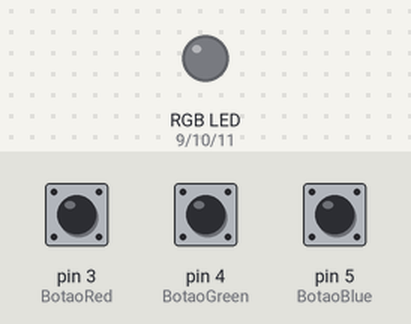
The sketch below on a simulated Arduino Uno, built with avr-gcc and run on an emulated ATmega328P. On the bench: an RGB LED mixed from three pins (HIGH = lit). The test bench sets the inputs (shaded band); at power-on: pin 3 (BotaoRed) LOW, pin 4 (BotaoGreen) LOW, pin 5 (BotaoBlue) LOW. Dim RGB values are drawn brighter than linear.

Above: at 1.2 s.
1.3 s: pin 3 (BotaoRed) pulled HIGH for 0.15 s
At 1.4 s:
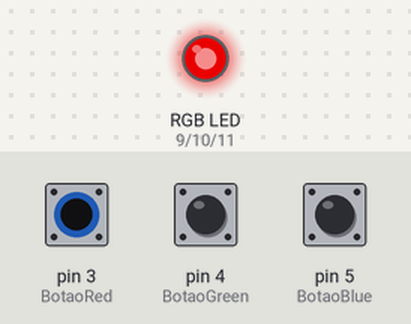
3.0 s: pin 4 (BotaoGreen) pulled HIGH for 0.15 s
At 4.4 s:
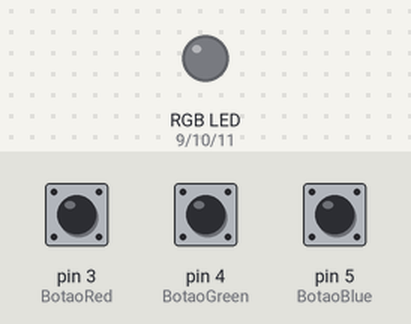
4.7 s: pin 5 (BotaoBlue) pulled HIGH for 0.15 s
At 4.8 s:
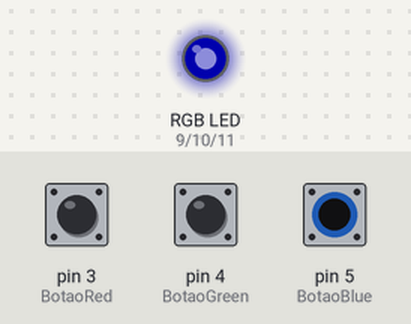
6.4 s: pin 3 (BotaoRed) pulled HIGH for 1 s
At 8.1 s:
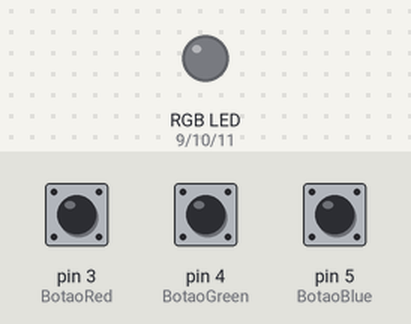
8.9 s: pin 4 (BotaoGreen) pulled HIGH for 1 s
At 9.2 s:
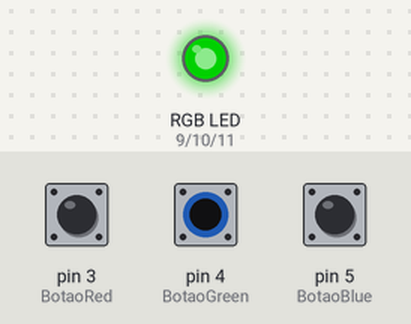
11.4 s: pin 5 (BotaoBlue) pulled HIGH for 1 s
At 13.1 s:
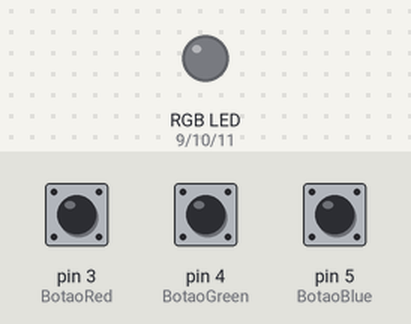
Timing chart, 0 to 14.6 s (numbered marks = the images above; inputs shaded):
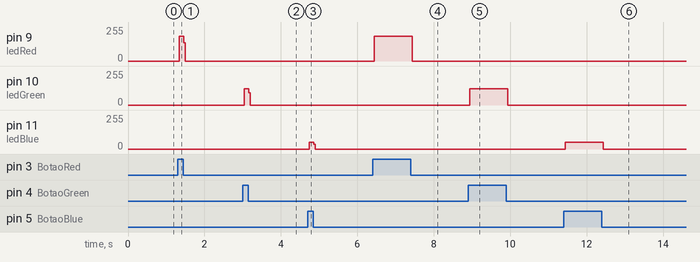

Measured:
- after the input at 1.3 s, pin 9 (ledRed): 0/255 → 185/255 at once, → 0/255 0.12 s later
- after the input at 3.0 s, pin 10 (ledGreen): 0/255 → 121/255 at once, → 0/255 0.12 s later
- after the input at 4.7 s, pin 11 (ledBlue): 0/255 → 50/255 at once, → 0/255 0.12 s later
- after the input at 6.4 s, pin 9 (ledRed): 0/255 → 185/255 at once, → 0/255 1.0 s later
- after the input at 8.9 s, pin 10 (ledGreen): 0/255 → 122/255 at once, → 0/255 1.0 s later
- after the input at 11.4 s, pin 11 (ledBlue): 0/255 → 50/255 at once, → 0/255 1.0 s later

The sketch:

rgb_com_botao.ino
```cpp
//DECLARAÇÃO DE VARIÁVEIS
int ledRed = 9;
int ledGreen = 10;
int ledBlue = 11;
int BotaoRed = 3;
int BotaoGreen = 4;
int BotaoBlue = 5;


void setup(){
    pinMode(ledRed, OUTPUT);
    pinMode(ledGreen, OUTPUT);
    pinMode(ledBlue, OUTPUT);

    pinMode(BotaoRed, INPUT);
    pinMode(BotaoGreen, INPUT);
    pinMode(BotaoBlue, INPUT);
}

void loop(){
    digitalWrite(ledBlue, LOW);
    digitalWrite(ledGreen, LOW);
    digitalWrite(ledRed, LOW);

    if(digitalRead(BotaoRed)== HIGH){
        digitalWrite(ledRed, HIGH);
    }

   if(digitalRead(BotaoGreen)== HIGH){
        digitalWrite(ledGreen, HIGH);
    }

   if(digitalRead(BotaoBlue)== HIGH){
        digitalWrite(ledBlue, HIGH);
    }
}
```
